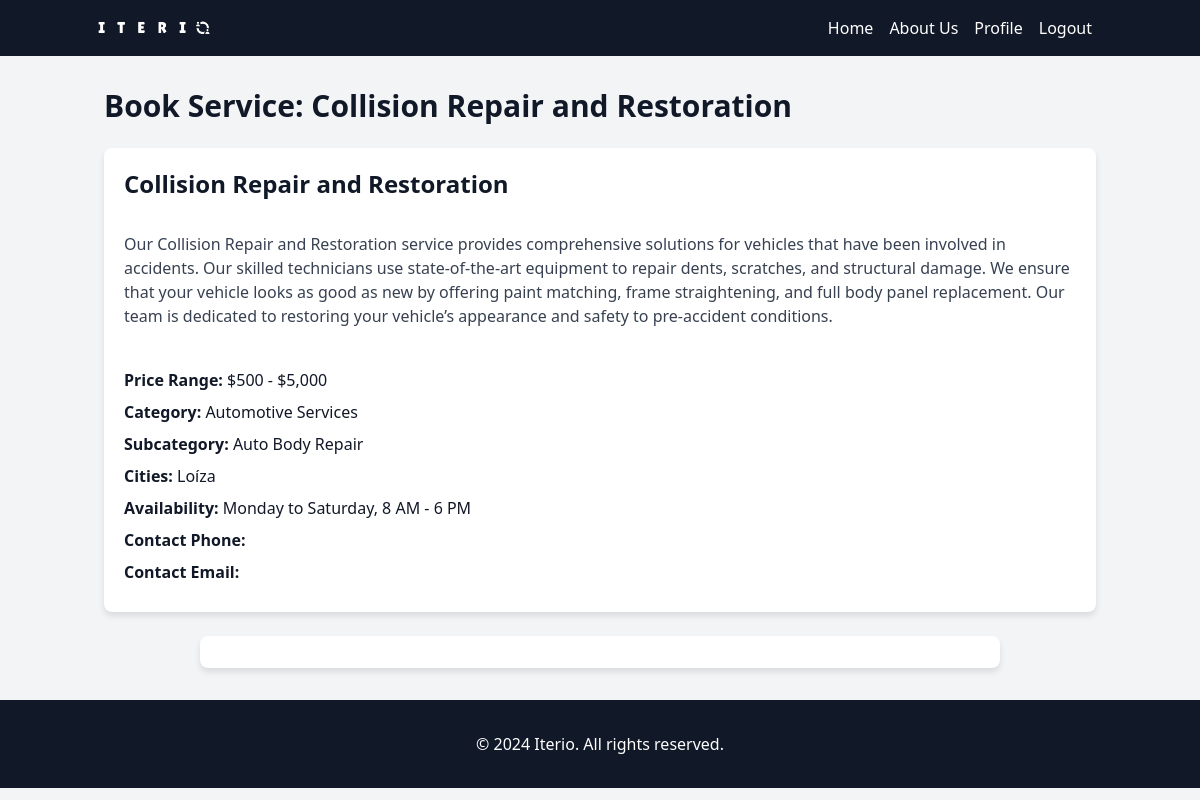
Page /services/60/book/ (signed in) on the committed database.
### iterio_app/models.py (models this page shows, shortened)
class Service(models.Model):
    name = models.CharField(max_length=100)
    description = models.TextField()
    price_range = models.CharField(max_length=100, blank=True)
    category = models.ForeignKey(Category, on_delete=models.CASCADE, related_name='services', default=11)
    subcategory = models.ForeignKey(SubCategory, on_delete=models.CASCADE, related_name='services')
    cities = models.ManyToManyField(City, related_name='services')
    picture = models.ImageField(upload_to='service_pictures', blank=True, null=True)
    availability = models.TextField(blank=True)
    contact_info = models.TextField(blank=True)

class Category(models.Model):
    name = models.CharField(max_length=100)
    img_path = models.CharField(max_length=120, blank=True)
    details = models.CharField(max_length=120, blank=True)
    redirect = models.CharField(max_length=120, blank=True)
    def __str__(self):
        return self.name
    class Meta:
        verbose_name_plural = 'Categories'

class SubCategory(models.Model):
    name = models.CharField(max_length=100)
    category = models.ForeignKey(Category, on_delete=models.CASCADE, related_name='subcategories')
    def __str__(self):
        return self.name
    class Meta:
        verbose_name_plural = 'Sub-categories'

class City(models.Model):
    name = models.CharField(max_length=100, unique=True)

### iterio_app/views.py (the view)
# urls.py: path('services/<int:service_id>/book/', views.book_service, name='book_service'),
@login_required
def book_service(request, service_id):
    service = get_object_or_404(Service, id=service_id)
    if request.method == 'POST':
        form = BookingForm(request.POST)
        if form.is_valid():
            booking = form.save(commit=False)
            booking.user = request.user
            booking.service_slot.is_booked = True
            booking.service_slot.save()
            booking.save()
            return redirect('booking_success')
    else:
        form = BookingForm()
    context = {
        'service': service,
        'form': form,
    }
    return render(request, 'iterio_app/book_service.html', context)

### iterio_app/templates/iterio_app/book_service.html (shortened to what this page needs)
<!DOCTYPE html>
{% load static %}
{% load static tailwind_tags %}
<html lang="en">
<head>
    {% tailwind_css %}
    <link rel="stylesheet" href="https://cdn.jsdelivr.net/npm/fullcalendar@5.10.1/main.min.css" />
</head>
<body class="font-sans text-gray-900 leading-normal antialiased bg-gray-100">
    {% include 'navbar.html' %}
    <div class="container mx-auto px-4 py-8">
        <h1 class="text-3xl font-bold mb-6">Book Service: {{ service.name }}</h1>
        <div class="info-container mb-6">
            <h2 class="text-2xl font-semibold mb-2">{{ service.name }}</h2>
            <div class="mb-4 text-gray-700">{{ service.description|safe }}</div>
            <p class="mb-2"><strong>Price Range:</strong> {{ service.price_range }}</p>
            <p class="mb-2"><strong>Category:</strong> {{ service.category }}</p>
            <p class="mb-2"><strong>Subcategory:</strong> {{ service.subcategory }}</p>
            <p class="mb-2"><strong>Cities:</strong>
                {% for city in service.cities.all %}
                    {{ city.name }}{% if not forloop.last %}, {% endif %}
                {% endfor %}
            </p>
            <p class="mb-2"><strong>Availability:</strong> {{ service.availability }}</p>
            <p class="mb-2"><strong>Contact Phone:</strong> {{ service.contact_phone }}</p>
            <p class="mb-2"><strong>Contact Email:</strong> {{ service.contact_email }}</p>
        </div>
        <div class="calendar-container">
        </div>
    </div>
    <footer class="bg-gray-900 text-white py-8">
        <div class="container mx-auto px-4">
            <p class="text-center">&copy; 2024 Iterio. All rights reserved.</p>
        </div>
    </footer>
</body>
</html>

### iterio_app/templates/iterio_app/book_service.html (style rules this page uses)
html, body { height: 100%; }
body { display: flex; flex-direction: column; }
.info-container { max-width: 2000px; margin: 0 auto; background-color: white; padding: 20px; border-radius: 8px; box-shadow: 0 4px 6px rgba(0, 0, 0, 0.1); text-align: left; }
.calendar-container { max-width: 800px; margin: 0 auto; background-color: white; padding: 16px; border-radius: 8px; box-shadow: 0 4px 6px rgba(0, 0, 0, 0.1); }

### rows in the picture
Service: name "Collision Repair and Restoration", description "Our Collision Repair and Restoration service provides comprehensive solutions for vehicles that have been involved in accidents. Our skilled technicians use state-of-the-art equipment to repair dents, scratches, and structural damage. We ensure that your vehicle looks as good as new by offering paint matching, frame straightening, and full body panel replacement. Our team is dedicated to restoring your vehicle’s appearance and safety to pre-accident conditions.", price_range "$500 - $5,000", category "Automotive Services", subcategory "Auto Body Repair", availability "Monday to Saturday, 8 AM - 6 PM"
City: name "Loíza"
